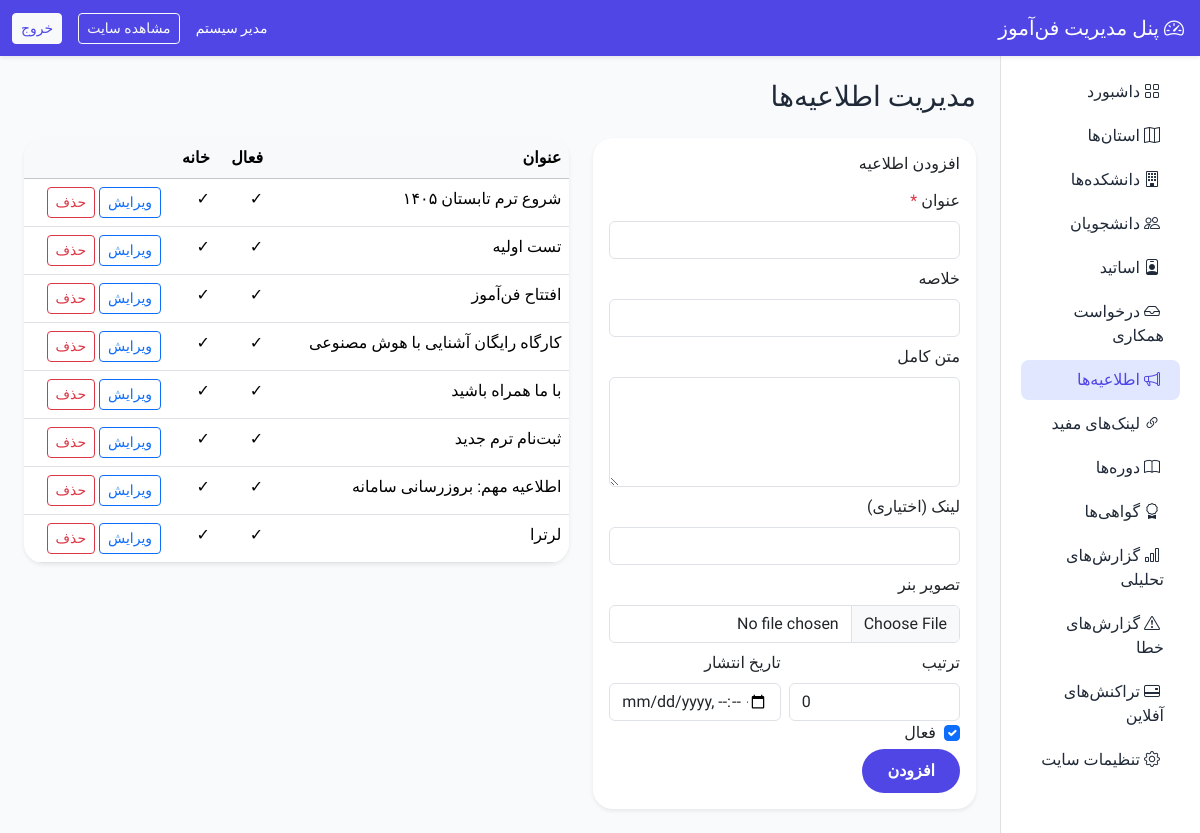
Before: /admin/announcements.php (signed in) with the older database file.
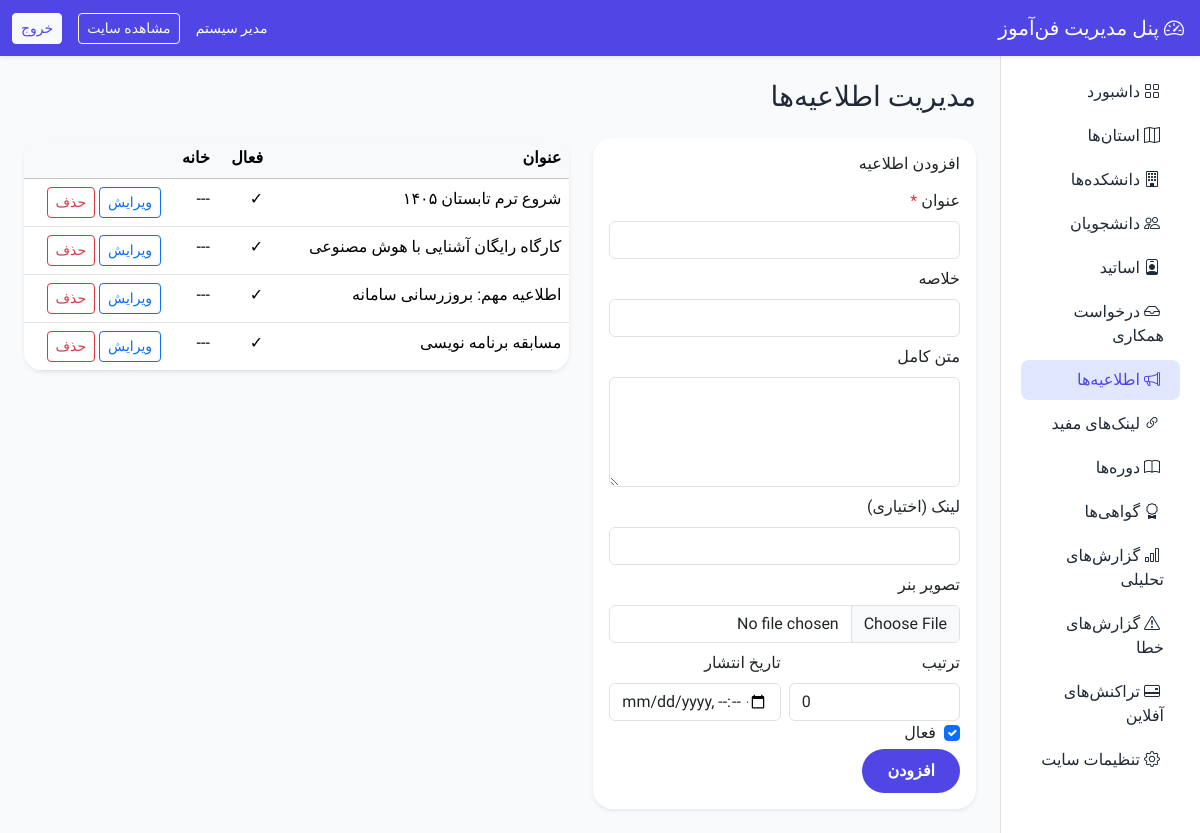
After: the same page with the newer database file.
### tables this page shows
CREATE TABLE `announcements` (
  `id` int(10) UNSIGNED NOT NULL,
  `title` varchar(255) NOT NULL,
  `slug` varchar(200) DEFAULT NULL,
  `summary` varchar(500) DEFAULT NULL,
  `body` text DEFAULT NULL,
  `image` varchar(255) DEFAULT NULL,
  `link_url` varchar(500) DEFAULT NULL,
  `is_active` tinyint(1) NOT NULL DEFAULT 1,
  `show_on_home` tinyint(1) NOT NULL DEFAULT 1,
  `sort_order` int(11) NOT NULL DEFAULT 0,
  `published_at` timestamp NULL DEFAULT NULL,
  `created_at` timestamp NOT NULL DEFAULT current_timestamp(),
  `updated_at` timestamp NOT NULL DEFAULT current_timestamp() ON UPDATE current_timestamp()
);

### config/app.php (called while the page is built, shortened)
<?php
return [
    'name' => 'فن‌آموز',
    'url' => 'http://localhost/FanAmooz',
    'timezone' => 'Asia/Tehran',
    'upload_path' => dirname(__DIR__) . '/uploads',
    'upload_url' => '/uploads',
    'session_name' => 'fanamooz_session',
    'roles' => [
        'admin' => 'مدیر',
        'teacher' => 'استاد',
        'student' => 'دانشجو',
    ],
];

### includes/bootstrap.php (called while the page is built, shortened)
<?php
$configApp = require dirname(__DIR__) . '/config/app.php';
date_default_timezone_set($configApp['timezone']);
require_once __DIR__ . '/db.php';
require_once __DIR__ . '/helpers.php';

### includes/helpers.php (called while the page is built, shortened)
<?php
function e($value): string
{
    if (is_float($value) || is_int($value)) return (string) $value;
    return htmlspecialchars((string) $value, ENT_QUOTES | ENT_SUBSTITUTE, 'UTF-8');
}
function base_url(string $path = ''): string
{
    global $configApp;
    $base = rtrim($configApp['url'], '/');
    $path = ltrim($path, '/');
    return $path === '' ? $base : $base . '/' . $path;
}
function asset_url(string $path): string
{
    return base_url('assets/' . ltrim($path, '/'));
}

### includes/db.php (called while the page is built, shortened)
<?php
function db(): PDO
{
    static $pdo = null;
    if ($pdo instanceof PDO) {
        return $pdo;
    }
    global $configDb;
    $dsn = sprintf(
        'mysql:host=%s;port=%d;dbname=%s;charset=%s',
        $configDb['host'],
        $configDb['port'],
        $configDb['dbname'],
        $configDb['charset']
    );
    $pdo = new PDO($dsn, $configDb['username'], $configDb['password'], [
        PDO::ATTR_ERRMODE => PDO::ERRMODE_EXCEPTION,
        PDO::ATTR_DEFAULT_FETCH_MODE => PDO::FETCH_ASSOC,
        PDO::ATTR_EMULATE_PREPARES => false,
    ]);
    return $pdo;
}

### admin/announcements.php (the view, shortened to what the changed rows need)
<?php
require_once dirname(__DIR__) . '/includes/bootstrap.php';
$activeMenu = 'announcements';
$edit = null;
$items = db()->query('SELECT * FROM announcements ORDER BY sort_order ASC, id DESC')->fetchAll();
require dirname(__DIR__) . '/includes/layout/admin_header.php';
?>
<h1 class="h3 mb-4">مدیریت اطلاعیه‌ها</h1>
<div class="row g-4">
    <div class="col-lg-5">
        <div class="card border-0 shadow-sm">
            <div class="card-body">
                <h2 class="h6 mb-3"><?= $edit ? 'ویرایش اطلاعیه' : 'افزودن اطلاعیه' ?></h2>
            </div>
        </div>
    </div>
    <div class="col-lg-7">
        <div class="card border-0 shadow-sm table-responsive">
            <table class="table table-hover mb-0">
                <thead class="table-light"><tr><th>عنوان</th><th>فعال</th><th>خانه</th><th></th></tr></thead>
                <tbody>
                    <?php foreach ($items as $item): ?>
                    <tr>
                        <td><?= e($item['title']) ?></td>
                        <td><?= $item['is_active'] ? '✓' : '---' ?></td>
                        <td><?= $item['show_on_home'] ? '✓' : '---' ?></td>
                        <td class="text-nowrap">
                            <a href="?edit=<?= (int) $item['id'] ?>" class="btn btn-sm btn-outline-primary">ویرایش</a>
                            <form method="post" class="d-inline" onsubmit="return confirm('حذف اطلاعیه؟')">
                                <button class="btn btn-sm btn-outline-danger">حذف</button>
                            </form>
                        </td>
                    </tr>
                    <?php endforeach; ?>
                </tbody>
            </table>
        </div>
    </div>
</div>
<?php require dirname(__DIR__) . '/includes/layout/admin_footer.php'; ?>

### includes/layout/admin_header.php (shortened to what the changed rows need)
<?php
$activeMenu = $activeMenu ?? '';
?>
<!DOCTYPE html>
<html lang="fa" dir="rtl">
<head>
    <link href="https://cdn.jsdelivr.net/npm/bootstrap@5.3.3/dist/css/bootstrap.rtl.min.css" rel="stylesheet">
    <link href="https://cdn.jsdelivr.net/npm/bootstrap-icons@1.11.3/font/bootstrap-icons.min.css" rel="stylesheet">
    <link href="<?= e(asset_url('css/theme.css')) ?>" rel="stylesheet">
<link rel="stylesheet" href="<?= asset_url('css/jalalidatepicker.min.css') ?>">
    <?php require __DIR__ . '/head_extras.php'; ?>
</head>
<body>
<div class="container-fluid">
    <div class="row">
		<aside class="col-lg-2 admin-sidebar py-3" id="adminSidebar">
    <nav class="nav flex-column px-2">
        <?php
                $menu = [
    'dashboard'       => ['index.php', 'داشبورد', 'bi-grid'],
    'provinces'       => ['provinces.php', 'استان‌ها', 'bi-map'],
    'institutions'    => ['institutions.php', 'دانشکده‌ها', 'bi-building'],
    'students'        => ['students.php', 'دانشجویان', 'bi-people'],
    'teachers_list'   => ['teachers.php', 'اساتید', 'bi-person-badge'],
    'teachers'        => ['teacher_applications.php', 'درخواست همکاری', 'bi-inbox'],
    'announcements'   => ['announcements.php', 'اطلاعیه‌ها', 'bi-megaphone'],
    'links'           => ['useful_links.php', 'لینک‌های مفید', 'bi-link-45deg'],
    'courses'         => ['courses.php', 'دوره‌ها', 'bi-book'],
    'certificates'    => ['certificates.php', 'گواهی‌ها', 'bi-award'],
	'analytical_reports' => ['analytics.php', 'گزارش‌های تحلیلی', 'bi-bar-chart'],
'error_reports'      => ['error_reports.php', 'گزارش‌های خطا', 'bi-exclamation-triangle'],
    'payments_offline'=> ['pending_payments.php', 'تراکنش‌های آفلاین', 'bi-credit-card-2-back'],
    'settings'        => ['settings.php', 'تنظیمات سایت', 'bi-gear'],
];
                foreach ($menu as $key => [$file, $label, $icon]):
                    $active = $activeMenu === $key ? 'active' : '';
                ?>
                <a class="nav-link <?= $active ?>" href="<?= e(base_url('admin/' . $file)) ?>">
                    <i class="bi <?= e($icon) ?> ms-1"></i> <?= e($label) ?>
                </a>
                <?php endforeach; ?>
    </nav>
</aside>
        <main class="col-lg-10 py-4 px-4">

Changed rows visible on the page:
removed announcements: title "تست اولیه"
removed announcements: title "افتتاح فن‌آموز"
removed announcements: title "با ما همراه باشید"
removed announcements: title "ثبت‌نام ترم جدید"
removed announcements: title "لرترا"
changed announcements "شروع ترم تابستان ۱۴۰۵": show_on_home "✓" → "---"
changed announcements "کارگاه رایگان آشنایی با هوش مصنوعی": show_on_home "✓" → "---"
changed announcements "اطلاعیه مهم: بروزرسانی سامانه": show_on_home "✓" → "---"
added announcements: title "مسابقه برنامه نویسی"
